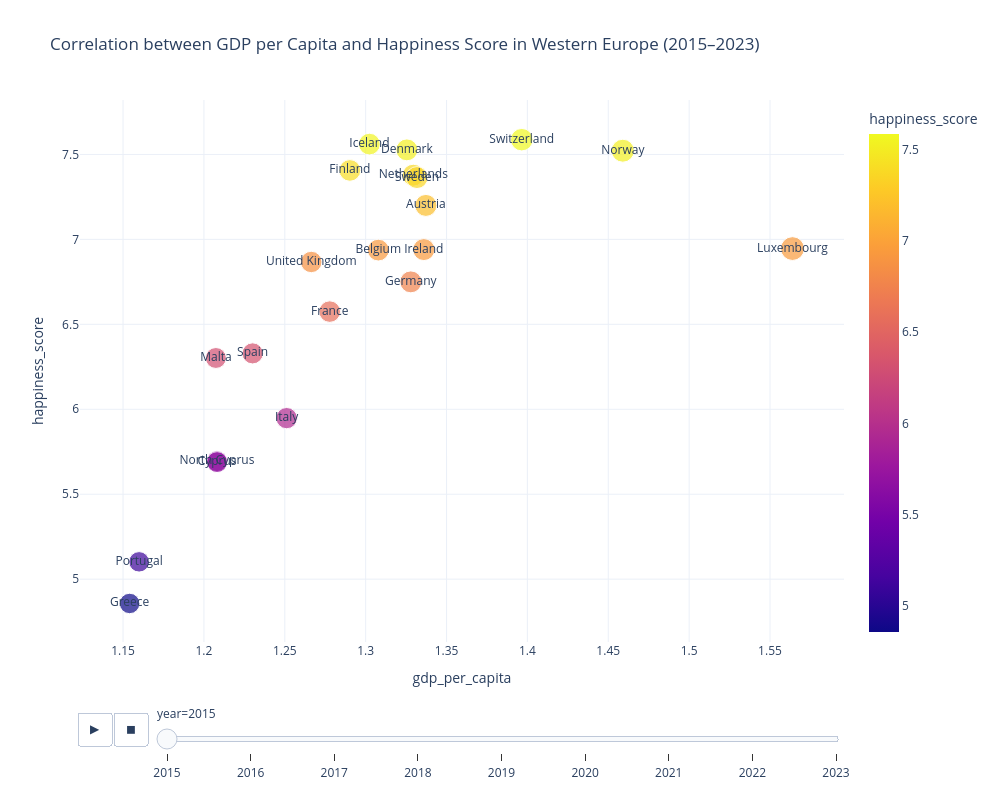

Notebook code cell kept with this figure:
### Markdown cell above
There I decided to build a scatter plot using Plotly to make it more interactive. Size of circles depends on the level of GDP per capita and color depends on level of happiness, also by animations in plotly it's possible to move to different years.

### Code cell
world_happiness_2015['year'] = 2015
world_happiness_2016['year'] = 2016
world_happiness_2017['year'] = 2017
world_happiness_2018['year'] = 2018
world_happiness_2019['year'] = 2019
world_happiness_2020['year'] = 2020
world_happiness_2021['year'] = 2021
world_happiness_2022['year'] = 2022
world_happiness_2023['year'] = 2023

concatted = pd.concat(
    [world_happiness_2015, world_happiness_2016, world_happiness_2017, world_happiness_2018, world_happiness_2019,
     world_happiness_2020, world_happiness_2021, world_happiness_2022, world_happiness_2023], ignore_index=True)

fig = px.scatter(concatted[concatted['region'] == 'Western Europe'],
                 x='gdp_per_capita', y='happiness_score', text='country', size='gdp_per_capita',
                 color='happiness_score', animation_frame='year',
                 labels={'gdp_per_capita': 'gdp_per_capita', 'happiness_score': 'happiness_score', 'year': 'year'},
                 title='Correlation between GDP per Capita and Happiness Score in Western Europe (2015–2023)',
                 template='plotly_white'
                 )
fig.update_layout(width=1000, height=800)
fig.show()

### Figure 1 — Plotly figure (JSON) as saved in the notebook; plotly's stock layout.template omitted (floating-point values rounded to 4 significant figures)
{"data": [{"hovertemplate": "year=2015<br>gdp_per_capita=%{marker.size}<br>happiness_score=%{marker.color}<br>country=%{text}<extra></extra>", "legendgroup": "", "marker": {"color": [7.587, 7.561, 7.527, 7.522, 7.406, 7.378, 7.364, 7.2, 6.946, 6.94, 6.937, 6.867, 6.75, 6.575, 6.329, 6.302, 5.948, 5.695, 5.689, 5.102, 4.857], "coloraxis": "coloraxis", "size": [1.397, 1.302, 1.325, 1.459, 1.29, 1.329, 1.332, 1.337, 1.564, 1.336, 1.308, 1.266, 1.328, 1.278, 1.23, 1.207, 1.251, 1.208, 1.208, 1.16, 1.154], "sizemode": "area", "sizeref": 0.005523, "symbol": "circle"}, "mode": "markers+text", "name": "", "orientation": "v", "showlegend": false, "text": ["Switzerland", "Iceland", "Denmark", "Norway", "Finland", "Netherlands", "Sweden", "Austria", "Luxembourg", "Ireland", "Belgium", "United Kingdom", "Germany", "France", "Spain", "Malta", "Italy", "North Cyprus", "Cyprus", "Portugal", "Greece"], "type": "scatter", "x": [1.397, 1.302, 1.325, 1.459, 1.29, 1.329, 1.332, 1.337, 1.564, 1.336, 1.308, 1.266, 1.328, 1.278, 1.23, 1.207, 1.251, 1.208, 1.208, 1.16, 1.154], "xaxis": "x", "y": [7.587, 7.561, 7.527, 7.522, 7.406, 7.378, 7.364, 7.2, 6.946, 6.94, 6.937, 6.867, 6.75, 6.575, 6.329, 6.302, 5.948, 5.695, 5.689, 5.102, 4.857], "yaxis": "y"}], "layout": {"coloraxis": {"colorbar": {"title": {"text": "happiness_score"}}, "colorscale": [[0, "#0d0887"], [0.1111, "#46039f"], [0.2222, "#7201a8"], [0.3333, "#9c179e"], [0.4444, "#bd3786"], [0.5556, "#d8576b"], [0.6667, "#ed7953"], [0.7778, "#fb9f3a"], [0.8889, "#fdca26"], [1, "#f0f921"]]}, "height": 800, "legend": {"itemsizing": "constant", "tracegroupgap": 0}, "sliders": [{"active": 0, "currentvalue": {"prefix": "year="}, "len": 0.9, "pad": {"b": 10, "t": 60}, "steps": [{"args": [["2015"], {"frame": {"duration": 0, "redraw": false}, "fromcurrent": true, "mode": "immediate", "transition": {"duration": 0, "easing": "linear"}}], "label": "2015", "method": "animate"}, {"args": [["2016"], {"frame": {"duration": 0, "redraw": false}, "fromcurrent": true, "mode": "immediate", "transition": {"duration": 0, "easing": "linear"}}], "label": "2016", "method": "animate"}, {"args": [["2017"], {"frame": {"duration": 0, "redraw": false}, "fromcurrent": true, "mode": "immediate", "transition": {"duration": 0, "easing": "linear"}}], "label": "2017", "method": "animate"}, {"args": [["2018"], {"frame": {"duration": 0, "redraw": false}, "fromcurrent": true, "mode": "immediate", "transition": {"duration": 0, "easing": "linear"}}], "label": "2018", "method": "animate"}, {"args": [["2019"], {"frame": {"duration": 0, "redraw": false}, "fromcurrent": true, "mode": "immediate", "transition": {"duration": 0, "easing": "linear"}}], "label": "2019", "method": "animate"}, {"args": [["2020"], {"frame": {"duration": 0, "redraw": false}, "fromcurrent": true, "mode": "immediate", "transition": {"duration": 0, "easing": "linear"}}], "label": "2020", "method": "animate"}, {"args": [["2021"], {"frame": {"duration": 0, "redraw": false}, "fromcurrent": true, "mode": "immediate", "transition": {"duration": 0, "easing": "linear"}}], "label": "2021", "method": "animate"}, {"args": [["2022"], {"frame": {"duration": 0, "redraw": false}, "fromcurrent": true, "mode": "immediate", "transition": {"duration": 0, "easing": "linear"}}], "label": "2022", "method": "animate"}, {"args": [["2023"], {"frame": {"duration": 0, "redraw": false}, "fromcurrent": true, "mode": "immediate", "transition": {"duration": 0, "easing": "linear"}}], "label": "2023", "method": "animate"}], "x": 0.1, "xanchor": "left", "y": 0, "yanchor": "top"}], "title": {"text": "Correlation between GDP per Capita and Happiness Score in Western Europe (2015–2023)"}, "updatemenus": [{"buttons": [{"args": [null, {"frame": {"duration": 500, "redraw": false}, "fromcurrent": true, "mode": "immediate", "transition": {"duration": 500, "easing": "linear"}}], "label": "&#9654;", "method": "animate"}, {"args": [[null], {"frame": {"duration": 0, "redraw": false}, "fromcurrent": true, "mode": "immediate", "transition": {"duration": 0, "easing": "linear"}}], "label": "&#9724;", "method": "animate"}], "direction": "left", "pad": {"r": 10, "t": 70}, "showactive": false, "type": "buttons", "x": 0.1, "xanchor": "right", "y": 0, "yanchor": "top"}], "width": 1000, "xaxis": {"anchor": "y", "autorange": true, "domain": [0, 1], "range": [1.123, 1.596], "title": {"text": "gdp_per_capita"}, "type": "linear"}, "yaxis": {"anchor": "x", "autorange": true, "domain": [0, 1], "range": [4.631, 7.82], "title": {"text": "happiness_score"}, "type": "linear"}}}
